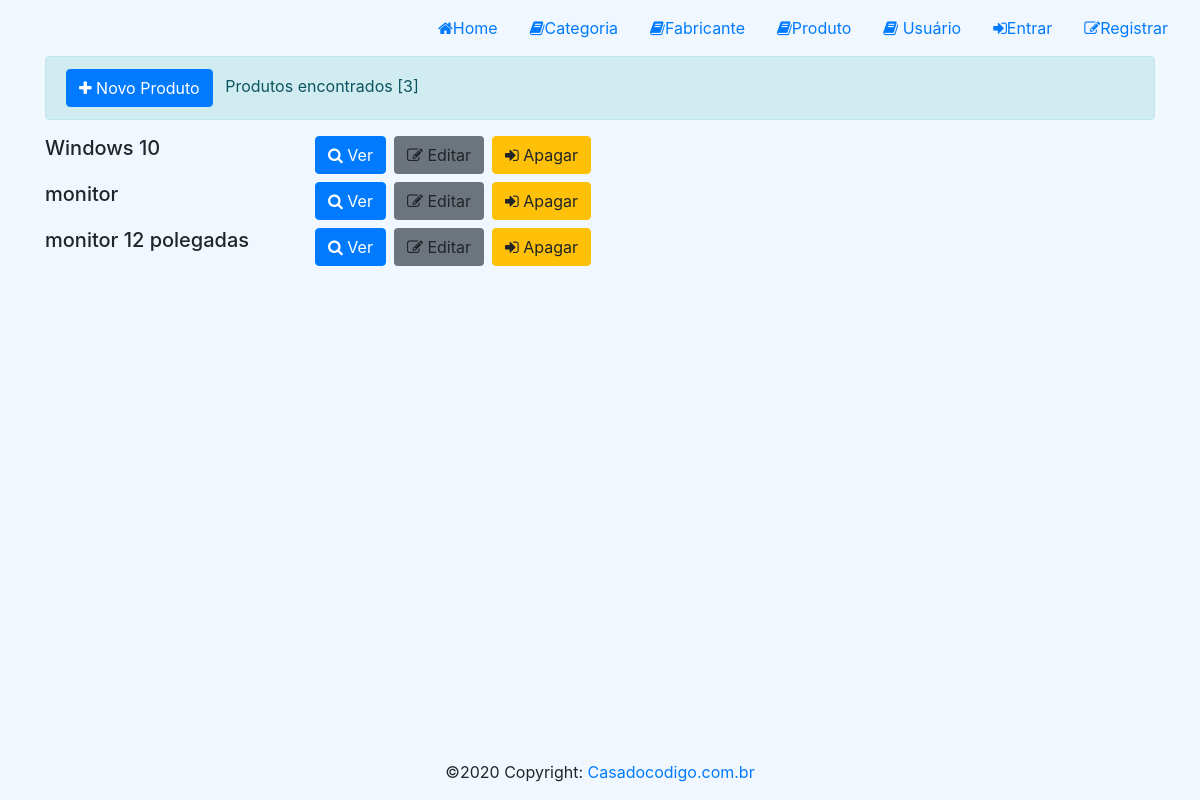
Page /produto/ on the earlier database version.
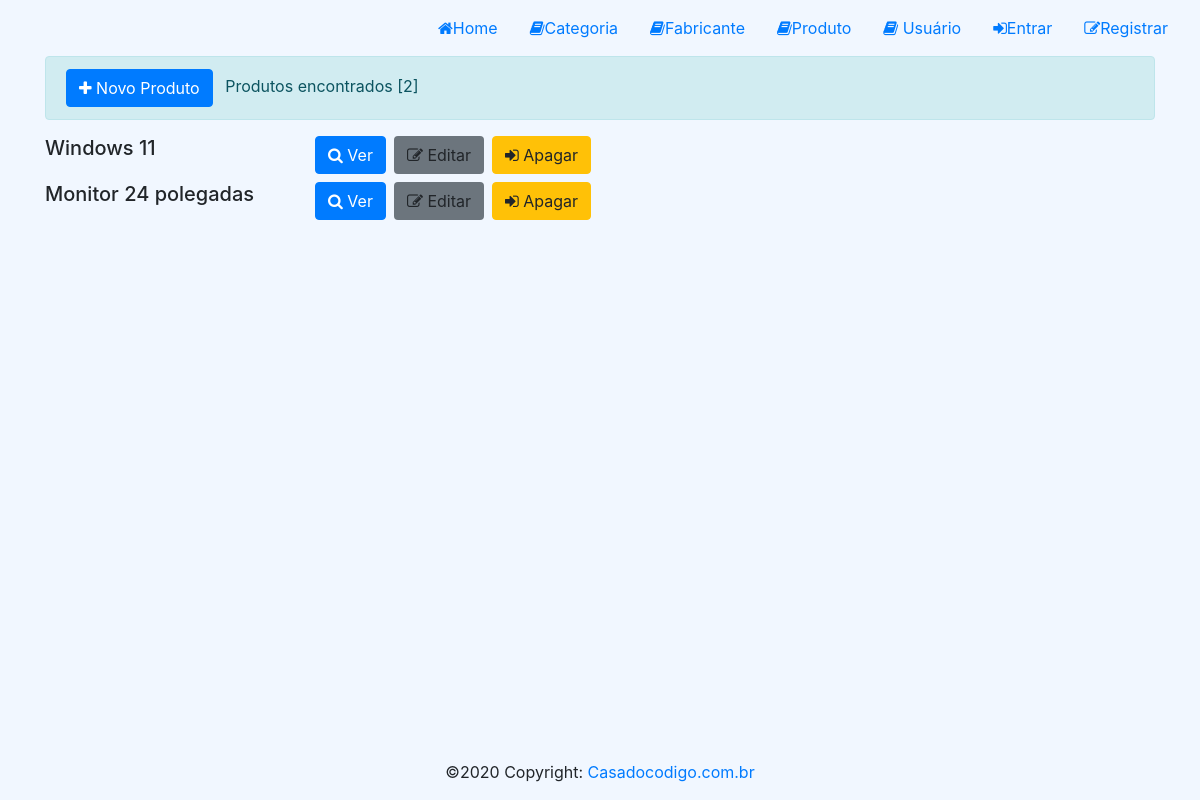
Same page on the later database version.
### loja/models/Produto.py (models this page shows, shortened)
class Produto(models.Model):
    Produto = models.CharField(null=False, max_length=100)
    destaque = models.BooleanField(default=True)
    promocao = models.BooleanField(default=True)
    msgPromocao = models.CharField(null=True, max_length=100, blank=True)
    preco = models.DecimalField(max_digits=8, decimal_places=2)
    categoria = models.ForeignKey(Categoria, null=True, related_name='categoria', on_delete=models.SET_NULL)
    fabricante = models.ForeignKey(Fabricante, null=True, related_name='fabricante', on_delete=models.SET_NULL)
    criado_em = models.DateTimeField(auto_now_add=True)
    alterado_em = models.DateTimeField(auto_now=True)
    image = models.ImageField(null=True, blank=True)

### loja/views/ProdutoView.py (the view, shortened to what this page needs)
def list_produto_view(request, id=None):
  produto = request.GET.get("produto")
  destaque = request.GET.get("destaque")
  promocao = request.GET.get("promocao")
  categoria = request.GET.get("categoria")
  fabricante = request.GET.get("fabricante")
  dias = request.GET.get("dias")
  produtos = Produto.objects.all()
  if produto is not None:
    produtos = produtos.filter(Produto__contains=produto )
  if promocao is not None:
    produtos = produtos.filter(promocao=promocao)
  if destaque is not None:
    produtos = produtos.filter(destaque=destaque)
  if categoria is not None:
    produtos = produtos.filter(categoria__Categoria=categoria)
  if fabricante is not None:
    produtos = produtos.filter(fabricante__Fabricante=fabricante)
  if id is not None:
    produtos = produtos.filter(id=id)
    now = timezone.now()
    now = now - timedelta(days = int(dias))
    produtos = produtos.filter(criado_em__gte=now)
  context = {'produtos': produtos}
  return render(request, template_name='produto/produto.html', context=context, status=200)

### loja/Templates/produto/produto.html (shortened to what this page needs)
{% extends "base.html" %}
{% load static %}
{% block styles %}
    <link rel="stylesheet" href="{% static 'css/home.css' %}">
{% endblock %}
{% block content %}
<div id="content">
    <div class="container">
        <div class="alert alert-info">
            <a href={% url 'create_produto' %} class="btn btn-primary mr-2"> <i class="fa fa-plus"></i> Novo Produto</a>
            Produtos encontrados [{{ produtos |   length }}]
        </div>
        {% for prod in produtos %}
            <div class="row">
                <h5 class="col-md-3">{{prod.Produto}}</h5>
                <a href={% url 'details_produto' prod.id %} class="btn btn-primary mb-2 mr-2"><i class="fa fa-search"></i> Ver</a>
                <a href={% url 'edit_produto' prod.id %} class="btn bg-secondary mb-2 mr-2"><i class="fa fa-edit"></i> Editar</a>
                <a href={% url 'delete_produto' prod.id %} class="btn btn-warning mb-2"><i class="fa fa-sign-in"></i> Apagar</a>
            </div>
        {% endfor %}
    </div>
</div>
{% endblock %}

Differences in the rows shown:
removed Produto: Produto "Windows 10"
removed Produto: Produto "monitor"
removed Produto: Produto "monitor 12 polegadas"
added Produto: Produto "Windows 11"
added Produto: Produto "Monitor 24 polegadas"
Other differences:
{{ produtos |   length }}: "3" → "2"
